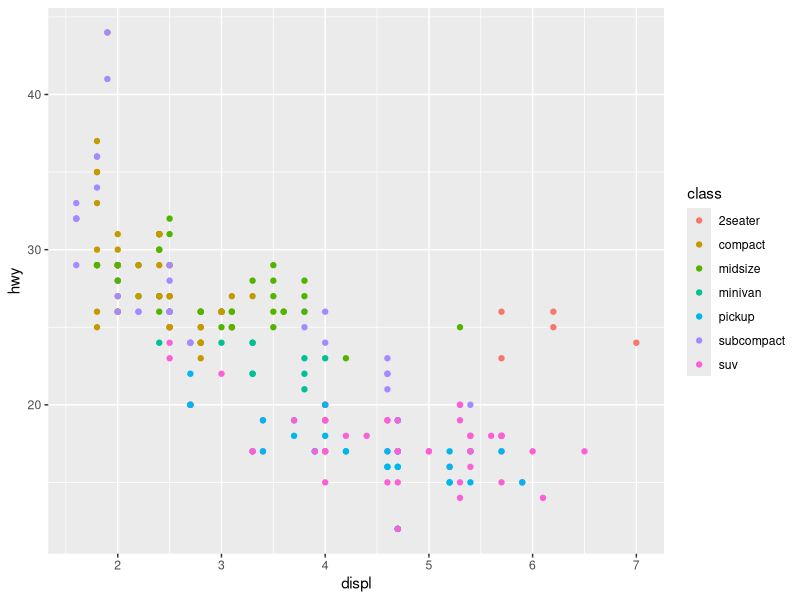
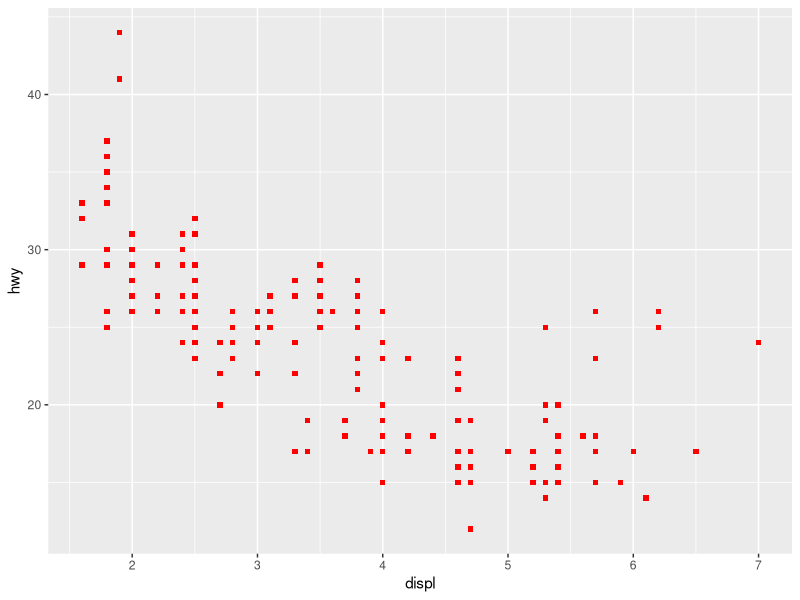
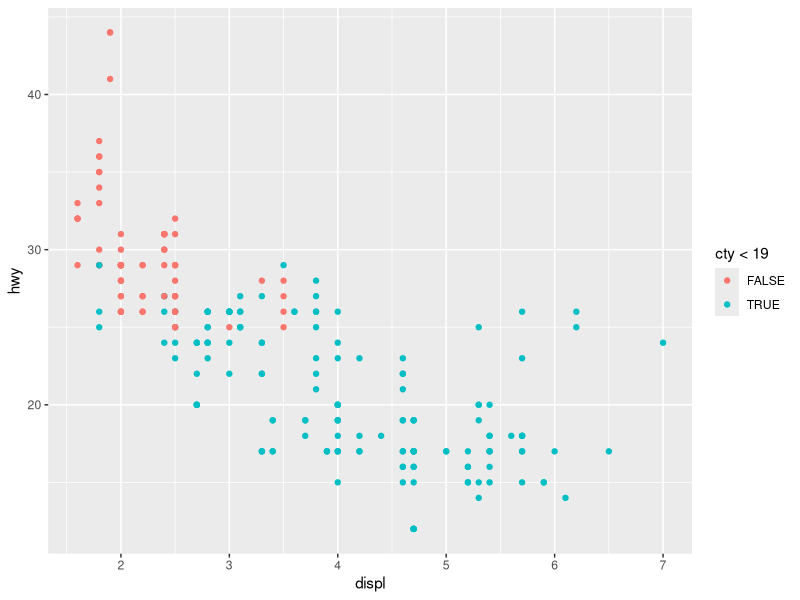
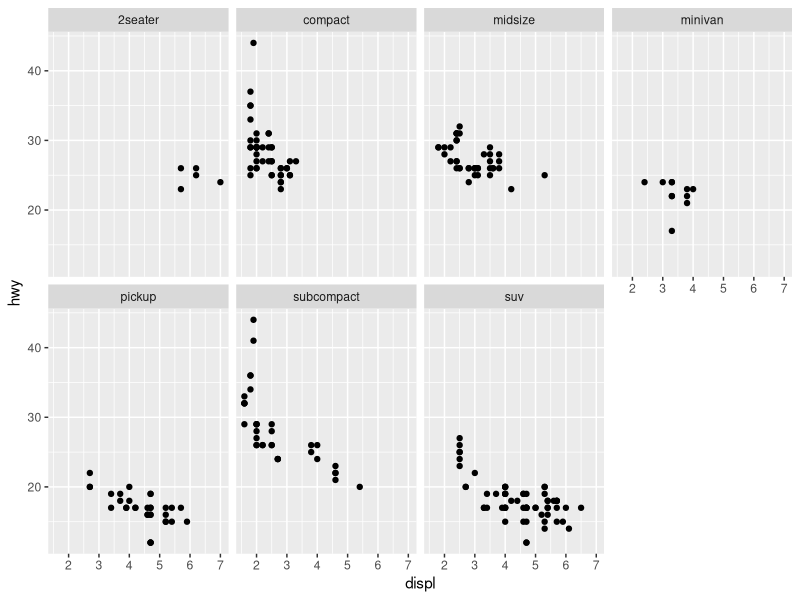
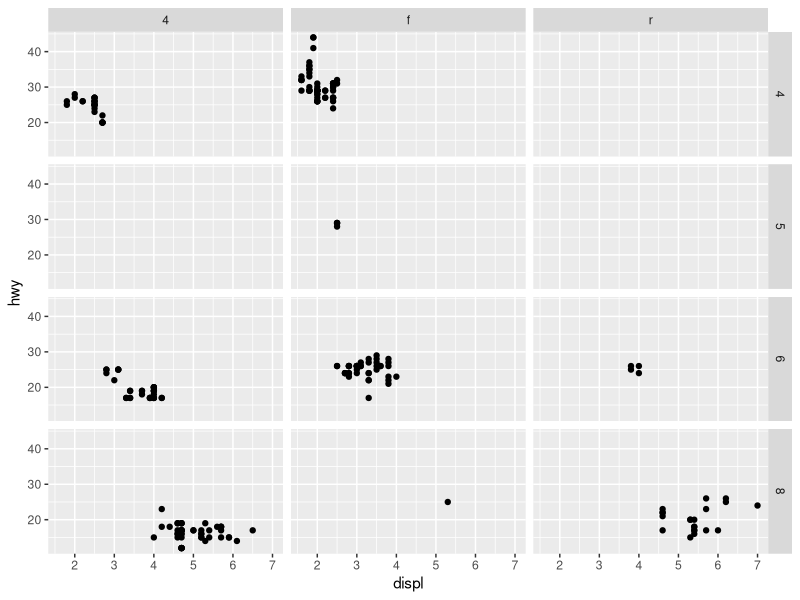
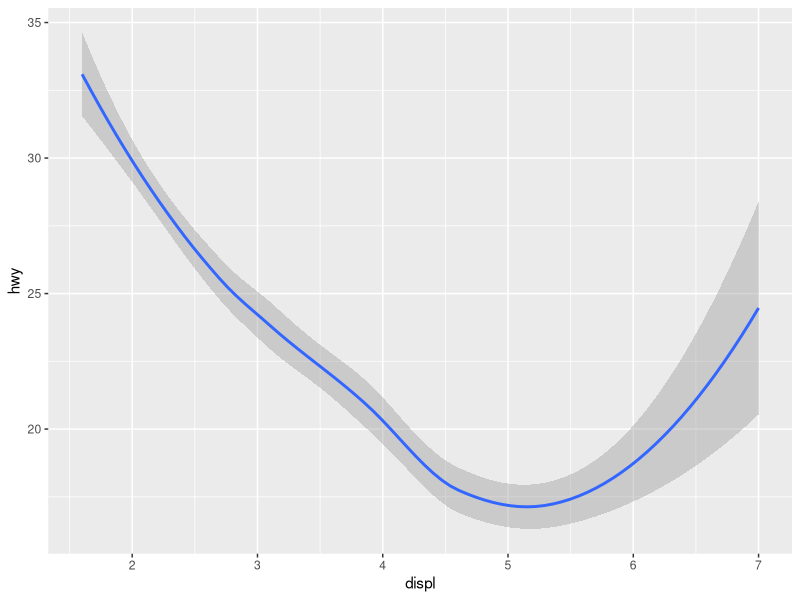
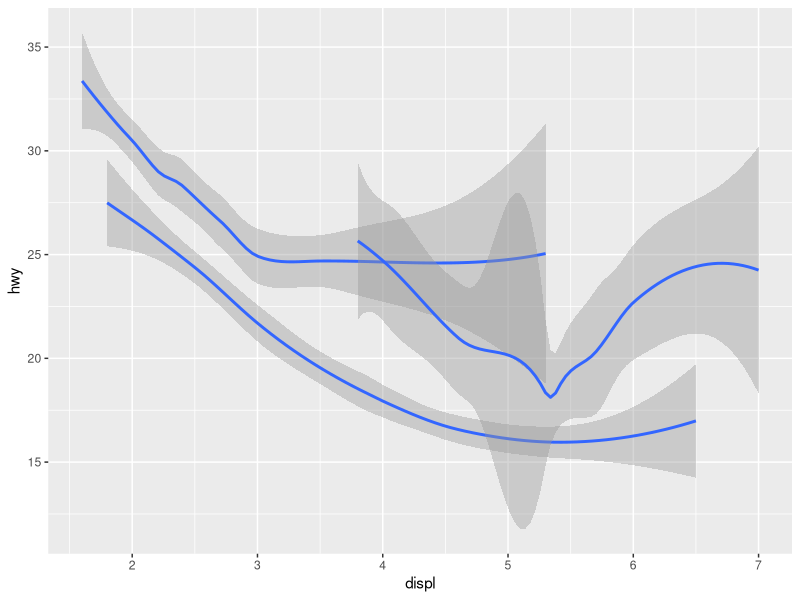
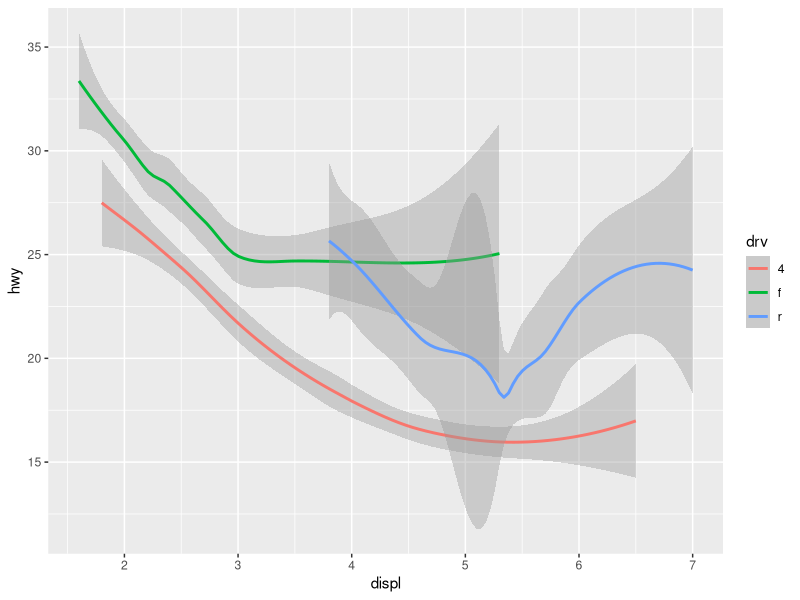

Here is the R script that generated these plots, in order:
## ---- chunk 1
knitr::opts_chunk$set(echo = TRUE)
## ---- chunk 2
library(tidyverse)
ggplot2::mpg
## ---- chunk 3
#mapping x, y, and mapping class to color levels
ggplot(data=mpg) + geom_point(mapping = aes(x=displ, y=hwy, color = class))
#mapping x, y, and manually setting graph aesthetics
ggplot(data=mpg) + geom_point(mapping = aes(x=displ, y=hwy), color="red", shape=15)
#mapping a transformed x, y, and displ
ggplot(data=mpg) + geom_point(mapping = aes(x=displ, y=hwy, color = cty < 19))
## ---- chunk 4
#faceting the graph into subplots for each class
ggplot(data = mpg) + geom_point(mapping = aes(x=displ, y=hwy)) + facet_wrap(~class, nrow=2)
#faceting the graph into a grid
ggplot(data = mpg) + geom_point(mapping = aes(x=displ, y=hwy)) + facet_grid(cyl~drv)
## ---- chunk 5
#geom_smooth() is one example of a geom using a geometrical object
ggplot(data=mpg) + geom_smooth(mapping=aes(x=displ, y=hwy))
#using the group attribute to divvy the data up by drive type
ggplot(data=mpg) + geom_smooth(mapping=aes(x=displ, y=hwy, group=drv))
#using color to split the data up by drive type
ggplot(data=mpg) + geom_smooth(mapping=aes(x=displ, y=hwy, color=drv))
## ---- chunk 6
ggplot(data=mpg, mapping=aes(x=displ, y=hwy)) + geom_point(mapping=aes(color=class)) + geom_smooth()
